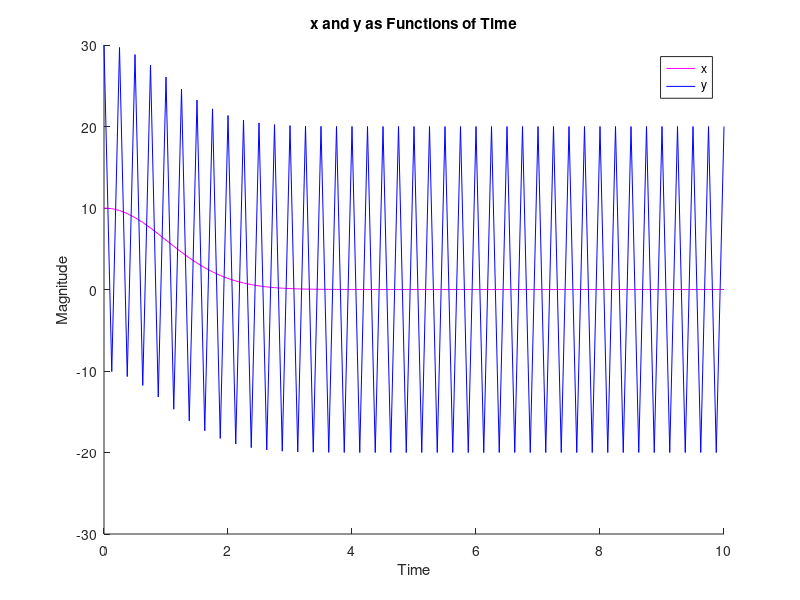
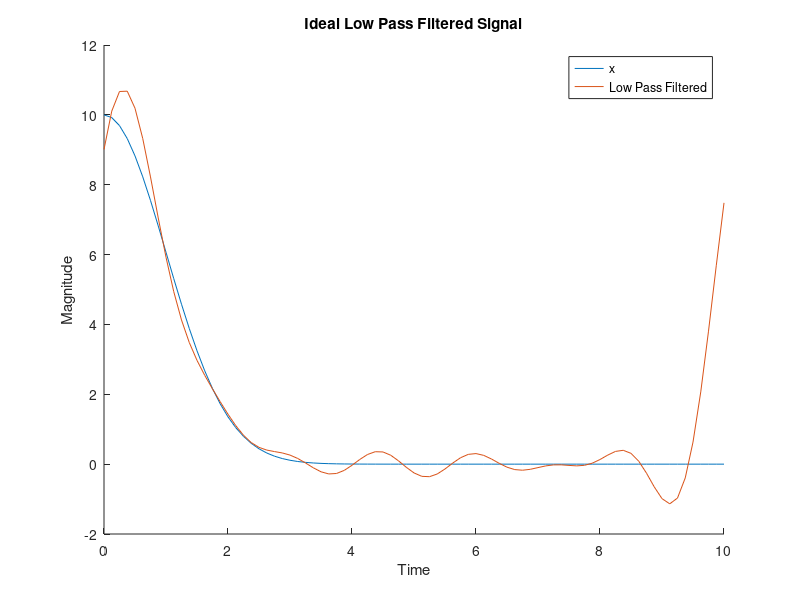

These figures' MATLAB source, in order: (Note: this script raises an error after producing the figures.)
%% Question 1 - Michael MacKenzie & Benji Christie

clear
clc
close all

%% Question 1 - (i)
t = linspace(0,10,81);
x = 10*exp(-t.^2/2);
n = 20*cos(8*pi*t) + 2*sin(8*pi*t);
y = x + n;

figure
hold on
plot(t,x,'m');
plot(t,y,'b'); 
legend('x','y');
xlabel('Time');
ylabel('Magnitude');
title('x and y as Functions of Time');

%% Question 1 - (ii) & (iii)
N = 7;
ytrans = fft(y);

for i = N:1:(length(t) - N)
    ytrans(i) = 0*ytrans(i);
end
y2 = ifft(ytrans);

figure
hold on
plot(t,x);
plot(t,real(y2));
legend('x','Low Pass Filtered');
xlabel('Time');
ylabel('Magnitude');
title('Ideal Low Pass Filtered Signal');

%% Question 1 - (iv)
n = 1;
W = 0.3;
[A,B,C,D] = butter(n,W);
filt = ss2sos(A,B,C,D);
filtered = sosfilt(filt,y);

figure
hold on
plot(t,x);
plot(t,filtered);
legend('x','Butterworth Filtered');
xlabel('Time');
ylabel('Magnitude');
title('Butterworth Filtered Signal');
